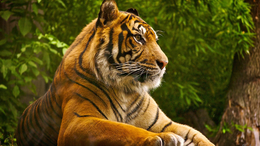
%> input picture tiger.bmp, 260 x 146 px, shrunk from 630 x 354 before the run
$ octave test.m   (GNU Octave 9; MATLAB toolbox functions it lacks are replaced by stand-ins)
%> lines starting %> are read from the running program, lines starting %| are printed output that depends on the picture
### jpeg.m
function [compressionInfo] = jpeg(image, quality, outputFile)
    assert(quality > 0 && quality <= 100, 'Quality parameter must be between 1 and 100.')

    [file, msg] = fopen(outputFile, 'w');
    assert(file ~= -1, msg)

    global bitsWritten;
    global dataWritten;
    bitsWritten = 0;
    dataWritten = 0;

    % conversion from RGB color space to YCbCr color space
    img = rgb2ycbcr(image);
    Y = img(:, :, 1);
    Cb = img(:, :, 2);
    Cr = img(:, :, 3);

    % dividing into blocks
    blockSize = 8;

    Y = fillEdges(Y, 8);
    Cb = fillEdges(Cb, 8);
    Cr = fillEdges(Cr, 8);

    horizontalBlockCount = size(Y, 2) / blockSize;
    verticalBlockCount = size(Y, 1) / blockSize;

    blocksY = mat2cell(Y, repmat(blockSize, [1, verticalBlockCount]), repmat(blockSize, [1, horizontalBlockCount]));
    blocksCb = mat2cell(Cb, repmat(blockSize, [1, verticalBlockCount]), repmat(blockSize, [1, horizontalBlockCount]));
    blocksCr = mat2cell(Cr, repmat(blockSize, [1, verticalBlockCount]), repmat(blockSize, [1, horizontalBlockCount]));

    lumaQMatrix = lumaQuantizationMatrix(quality);
    chromaQMatrix = chromaQuantizationMatrix(quality);

    huffmanEncoder = initHuffmanEncoder();

    compressionInfo.imageSize = size(Y);
    compressionInfo.quality = quality;
    compressionInfo.lumaQMatrix = lumaQMatrix;
    compressionInfo.chromaQMatrix = chromaQMatrix;
    compressionInfo.huffmanEncoder = huffmanEncoder;

    writeJpegHeader(file, compressionInfo);

    previousDC = [0, 0, 0];
    for row = 1 : verticalBlockCount
        for column = 1 : horizontalBlockCount
            blocksY{row, column} = cosineTransform(blocksY{row, column});
            blocksY{row, column} = quantize(blocksY{row, column}, lumaQMatrix);
            blocksY{row, column} = zigzag(blocksY{row, column});
            previousDC(1) = huffmanEncodeAndSave(file, huffmanEncoder, blocksY{row, column}, previousDC(1), 'luma');

            blocksCb{row, column} = cosineTransform(blocksCb{row, column});
            blocksCb{row, column} = quantize(blocksCb{row, column}, chromaQMatrix);
            blocksCb{row, column} = zigzag(blocksCb{row, column});
            previousDC(2) = huffmanEncodeAndSave(file, huffmanEncoder, blocksCb{row, column}, previousDC(2), 'chroma');

            blocksCr{row, column} = cosineTransform(blocksCr{row, column});
            blocksCr{row, column} = quantize(blocksCr{row, column}, chromaQMatrix);
            blocksCr{row, column} = zigzag(blocksCr{row, column});
            previousDC(3) = huffmanEncodeAndSave(file, huffmanEncoder, blocksCr{row, column}, previousDC(3), 'chroma');
        end
    end

    flash(file);

    fwrite(file, hex2dec(['FF'; 'D9'])); % EOI - end of image
    fclose(file);
end

### fillEdges.m
function [filled] = fillEdges(matrix, blockSize)
    % resizes matrix to have size that is an integer multiple of blockSize
    % fills the remaining elements with edge values

    width = size(matrix, 2);
    height = size(matrix, 1);

    missingWidth = blockSize - mod(width, blockSize);
    if missingWidth == blockSize
        missingWidth = 0;
    end
    missingHeight = blockSize - mod(height, blockSize);
    if missingHeight == blockSize
        missingHeight = 0;
    end

    filled = matrix;

    if missingWidth ~= 0
        lastColumn = filled(:, width);
        filled(:, width + 1 : width + missingWidth) = repmat(lastColumn, 1, missingWidth);
    end

    if missingHeight ~= 0
        lastRow = filled(height, :);
        filled(height + 1 : height + missingHeight, :) = repmat(lastRow, missingHeight, 1);
    end

    filled(height + missingHeight, width + missingWidth) = filled(height, width);
end

### lumaQuantizationMatrix.m
function [matrix] = lumaQuantizationMatrix(quality)
    lumaMat = [
        16 11 10 16 24 40 51 61;
        12 12 14 19 26 58 60 55;
        14 13 16 24 40 57 69 56;
        14 17 22 29 51 87 80 62;
        18 22 37 56 68 109 103 77;
        24 35 55 64 81 104 113 92;
        49 64 78 87 103 121 120 101;
        72 92 95 98 112 100 103 99
    ];

    if quality <= 50
        S = 5000 / quality;
    else
        S = 200 - 2*quality;
    end

    matrix = zeros(size(lumaMat));
    for row = 1 : size(matrix, 1)
        for column = 1 : size(matrix, 2)
            matrix(row, column) = max(1, min(floor((lumaMat(row, column) * S + 50)/100), 255));
        end
    end
end

### chromaQuantizationMatrix.m
function [matrix] = chromaQuantizationMatrix(quality)
	chromaMat = [
        17 18 24 47 99 99 99 99;
        18 21 26 66 99 99 99 99;
        24 26 56 99 99 99 99 99;
        47 66 99 99 99 99 99 99;
        99 99 99 99 99 99 99 99;
        99 99 99 99 99 99 99 99;
        99 99 99 99 99 99 99 99;
        99 99 99 99 99 99 99 99
    ];

    if quality <= 50
        S = 5000 / quality;
    else
        S = 200 - 2*quality;
    end

    matrix = zeros(size(chromaMat));
    for row = 1 : size(matrix, 1)
        for column = 1 : size(matrix, 2)
            matrix(row, column) = max(1, uint8(floor((chromaMat(row, column) * S + 50)/100)));
        end
    end
end

### initHuffmanEncoder.m
function [encoder] = initHuffmanEncoder()
    encoder.luminanceDC.numberOfCodeWords = [0 1 5 1 1 1 1 1 1 0 0 0 0 0 0 0];
    encoder.luminanceDC.codeWords = hex2dec([
        '00'; '01'; '02'; '03'; '04'; '05'; '06'; '07'; '08'; '09'; '0A'; '0B'
    ])';
    encoder.chrominanceDC.numberOfCodeWords = [0 3 1 1 1 1 1 1 1 1 1 0 0 0 0 0];
    encoder.chrominanceDC.codeWords = hex2dec([
        '00'; '01'; '02'; '03'; '04'; '05'; '06'; '07'; '08'; '09'; '0A'; '0B'
    ])';

    encoder.luminanceAC.numberOfCodeWords = [0 2 1 3 3 2 4 3 5 5 4 4 0 0 1 125];
    encoder.luminanceAC.codeWords = hex2dec([
        '01'; '02';

        '03';

        '00'; '04'; '11';

        '05'; '12'; '21';

        '31'; '41';

        '06'; '13'; '51'; '61';

        '07'; '22'; '71';

        '14'; '32'; '81'; '91'; 'A1';

        '08'; '23'; '42'; 'B1'; 'C1';

        '15'; '52'; 'D1'; 'F0';

        '24'; '33'; '62'; '72';

        '82';

        '09'; '0A'; '16'; '17'; '18'; '19'; '1A'; '25'; '26'; '27'; '28'; '29'; '2A'; '34';
        '35'; '36'; '37'; '38'; '39'; '3A'; '43'; '44'; '45'; '46'; '47'; '48'; '49'; '4A';
        '53'; '54'; '55'; '56'; '57'; '58'; '59'; '5A'; '63'; '64'; '65'; '66'; '67'; '68';
        '69'; '6A'; '73'; '74'; '75'; '76'; '77'; '78'; '79'; '7A'; '83'; '84'; '85'; '86';
        '87'; '88'; '89'; '8A'; '92'; '93'; '94'; '95'; '96'; '97'; '98'; '99'; '9A'; 'A2';
        'A3'; 'A4'; 'A5'; 'A6'; 'A7'; 'A8'; 'A9'; 'AA'; 'B2'; 'B3'; 'B4'; 'B5'; 'B6'; 'B7';
        'B8'; 'B9'; 'BA'; 'C2'; 'C3'; 'C4'; 'C5'; 'C6'; 'C7'; 'C8'; 'C9'; 'CA'; 'D2'; 'D3';
        'D4'; 'D5'; 'D6'; 'D7'; 'D8'; 'D9'; 'DA'; 'E1'; 'E2'; 'E3'; 'E4'; 'E5'; 'E6'; 'E7';
        'E8'; 'E9'; 'EA'; 'F1'; 'F2'; 'F3'; 'F4'; 'F5'; 'F6'; 'F7'; 'F8'; 'F9'; 'FA'
    ])';

    encoder.chrominanceAC.numberOfCodeWords = [0 2 1 2 4 4 3 4 7 5 4 4 0 1 2 119];
    encoder.chrominanceAC.codeWords = hex2dec([
        '00'; '01';

        '02';

        '03'; '11';

        '04'; '05'; '21'; '31';

        '06'; '12'; '41'; '51';

        '07'; '61'; '71';

        '13'; '22'; '32'; '81';

        '08'; '14'; '42'; '91'; 'A1'; 'B1'; 'C1';

        '09'; '23'; '33'; '52'; 'F0';

        '15'; '62'; '72'; 'D1';

        '0A'; '16'; '24'; '34';

        'E1';

        '25'; 'F1';

        '17'; '18'; '19'; '1A'; '26'; '27'; '28'; '29'; '2A'; '35'; '36'; '37'; '38'; '39';
        '3A'; '43'; '44'; '45'; '46'; '47'; '48'; '49'; '4A'; '53'; '54'; '55'; '56'; '57';
        '58'; '59'; '5A'; '63'; '64'; '65'; '66'; '67'; '68'; '69'; '6A'; '73'; '74'; '75';
        '76'; '77'; '78'; '79'; '7A'; '82'; '83'; '84'; '85'; '86'; '87'; '88'; '89'; '8A';
        '92'; '93'; '94'; '95'; '96'; '97'; '98'; '99'; '9A'; 'A2'; 'A3'; 'A4'; 'A5'; 'A6';
        'A7'; 'A8'; 'A9'; 'AA'; 'B2'; 'B3'; 'B4'; 'B5'; 'B6'; 'B7'; 'B8'; 'B9'; 'BA'; 'C2';
        'C3'; 'C4'; 'C5'; 'C6'; 'C7'; 'C8'; 'C9'; 'CA'; 'D2'; 'D3'; 'D4'; 'D5'; 'D6'; 'D7';
        'D8'; 'D9'; 'DA'; 'E2'; 'E3'; 'E4'; 'E5'; 'E6'; 'E7'; 'E8'; 'E9'; 'EA'; 'F2'; 'F3';
        'F4'; 'F5'; 'F6'; 'F7'; 'F8'; 'F9'; 'FA'
    ])';

	encoder.luminanceDC.codesAndSizes = zeros(length(encoder.luminanceDC.codeWords), 2);
	encoder.chrominanceDC.codesAndSizes = zeros(length(encoder.chrominanceDC.codeWords), 2);
	encoder.luminanceAC.codesAndSizes = zeros(length(encoder.luminanceAC.codeWords), 2);
	encoder.luminanceDC.codesAndSizes = zeros(length(encoder.luminanceDC.codeWords), 2);

    p = 0;
    for l = 1:16
        for i = 1 : encoder.luminanceDC.numberOfCodeWords(l)
            huffsize(p+1) = l;
            p = p + 1;
        end
    end
    huffsize(p+1) = 0;
    lastp = p;

    code = 0;
    si = huffsize(0+1);
    p = 0;
    while huffsize(p+1) ~= 0
        while huffsize(p+1) == si
            huffcode(p+1) = code;
            p = p + 1;
            code = code + 1;
        end
        code  = bitshift(code, 1);
        si = si + 1;
    end

    for p = 0:lastp-1
        index = encoder.luminanceDC.codeWords(p+1)+1;
        encoder.luminanceDC.codesAndSizes(index, :) = [huffcode(p+1), huffsize(p+1)];
    end


    p = 0;
    for l = 1:16
        for i = 1 : encoder.luminanceAC.numberOfCodeWords(l)
            huffsize(p+1) = l;
            p = p + 1;
        end
    end
    huffsize(p+1) = 0;
    lastp = p;

    code = 0;
    si = huffsize(0+1);
    p = 0;
    while huffsize(p+1) ~= 0
        while huffsize(p+1) == si
            huffcode(p+1) = code;
            p = p + 1;
            code = code + 1;
        end
        code  = bitshift(code, 1);
        si = si + 1;
    end

    for p = 0:lastp-1
        index = encoder.luminanceAC.codeWords(p+1)+1;
        encoder.luminanceAC.codesAndSizes(index, :) = [huffcode(p+1), huffsize(p+1)];
    end


    p = 0;
    for l = 1:16
        for i = 1 : encoder.chrominanceDC.numberOfCodeWords(l)
            huffsize(p+1) = l;
            p = p + 1;
        end
    end
    huffsize(p+1) = 0;
    lastp = p;

    code = 0;
    si = huffsize(0+1);
    p = 0;
    while huffsize(p+1) ~= 0
        while huffsize(p+1) == si
            huffcode(p+1) = code;
            p = p + 1;
            code = code + 1;
        end
        code  = bitshift(code, 1);
        si = si + 1;
    end

    for p = 0:lastp-1
        index = encoder.chrominanceDC.codeWords(p+1)+1;
        encoder.chrominanceDC.codesAndSizes(index, :) = [huffcode(p+1), huffsize(p+1)];
    end


    p = 0;
    for l = 1:16
        for i = 1 : encoder.chrominanceAC.numberOfCodeWords(l)
            huffsize(p+1) = l;
            p = p + 1;
        end
    end
    huffsize(p+1) = 0;
    lastp = p;

    code = 0;
    si = huffsize(0+1);
    p = 0;
    while huffsize(p+1) ~= 0
        while huffsize(p+1) == si
            huffcode(p+1) = code;
            p = p + 1;
            code = code + 1;
        end
        code  = bitshift(code, 1);
        si = si + 1;
    end

    for p = 0:lastp-1
        index = encoder.chrominanceAC.codeWords(p+1)+1;
        encoder.chrominanceAC.codesAndSizes(index, :) = [huffcode(p+1), huffsize(p+1)];
    end
end

### zigzag.m
function [z] = zigzag(matrix)
    assert(size(matrix, 1) == size(matrix, 2) && size(matrix, 1) == 8, 'Block size must be 8.')

    zigZagIndices = [
        1 2 9 17 10 3 4 11 ...
        18 25 33 26 19 12 5 6 ...
        13 20 27 34 41 49 42 35 ...
        28 21 14 7 8 15 22 29  ...
        36 43 50 57 58 51 44 37 ...
        30 23 16 24 31 38 45 52 ...
        59 60 53 46 39 32 40 47 ...
        54 61 62 55 48 56 63 64
    ];

    array = reshape(matrix', 1, 8*8);
    z = array(zigZagIndices);
end

### writeJpegHeader.m
function [] = writeJpegHeader(file, compressionInfo)
    fwrite(file, hex2dec(['FF'; 'D8'])); % SOI - start of image

    % JFIF segment
    fwrite(file, hex2dec(['FF'; 'E0'])); % JFIF segment marker
    fwrite(file, hex2dec(['00'; '10'])); % JFIF segment size
    fwrite(file, ['J'; 'F'; 'I'; 'F']);
    fwrite(file, hex2dec('00'));
    fwrite(file, hex2dec('01')); % major revision number
    fwrite(file, hex2dec('00')); % minor revision number
    fwrite(file, hex2dec('00')); % no units for x/y densities
    fwrite(file, hex2dec(['00'; '01']));
    fwrite(file, hex2dec(['00'; '01']));
    fwrite(file, hex2dec(['00'; '00']));

    % DQT segment
    fwrite(file, hex2dec(['FF'; 'DB'])); % DQT segment marker
    fwrite(file, hex2dec(['00'; '84'])); % DQT segment size

    fwrite(file, hex2dec('00')); % luminance QT
    fwrite(file, zigzag(compressionInfo.lumaQMatrix));

    fwrite(file, hex2dec('01')); % chrominance QT
    fwrite(file, zigzag(compressionInfo.chromaQMatrix));

    % SOF - start of frame segment
    fwrite(file, hex2dec(['FF'; 'C0'])); % SOF marker
    fwrite(file, hex2dec(['00'; '11']));
    fwrite(file, hex2dec('08')); % bits per sample
    h = compressionInfo.imageSize(1);
    w = compressionInfo.imageSize(2);
    fwrite(file, [bitand(bitshift(h, -8), hex2dec('FF')), bitand(h, hex2dec('FF'))]); % height of image (2 bytes)
    fwrite(file, [bitand(bitshift(w, -8), hex2dec('FF')), bitand(w, hex2dec('FF'))]); % width of image (2 bytes)
    fwrite(file, hex2dec('03')); % number of components (Y, Cb, Cr)
    fwrite(file, hex2dec(['01'; '11'; '00'])); % Y (id, sampling factors, QT number)
    fwrite(file, hex2dec(['02'; '11'; '01'])); % Cb
    fwrite(file, hex2dec(['03'; '11'; '01'])); % Cr

    % DHT segment
    fwrite(file, hex2dec(['FF'; 'C4'])); % DHT segment marker
    fwrite(file, hex2dec(['01'; 'A2'])); % DHT segment size

    fwrite(file, hex2dec('00')); % DC luminance table
    fwrite(file, compressionInfo.huffmanEncoder.luminanceDC.numberOfCodeWords);
    fwrite(file, compressionInfo.huffmanEncoder.luminanceDC.codeWords);

    fwrite(file, hex2dec('10')); % AC luminance table
    fwrite(file, compressionInfo.huffmanEncoder.luminanceAC.numberOfCodeWords);
    fwrite(file, compressionInfo.huffmanEncoder.luminanceAC.codeWords);

    fwrite(file, hex2dec('01')); % DC chrominance table
    fwrite(file, compressionInfo.huffmanEncoder.chrominanceDC.numberOfCodeWords);
    fwrite(file, compressionInfo.huffmanEncoder.chrominanceDC.codeWords);

    fwrite(file, hex2dec('11')); % AC chrominance table
    fwrite(file, compressionInfo.huffmanEncoder.chrominanceAC.numberOfCodeWords);
    fwrite(file, compressionInfo.huffmanEncoder.chrominanceAC.codeWords);

    % SOS - start of scan segment
    fwrite(file, hex2dec(['FF'; 'DA'])); % SOS marker
    fwrite(file, hex2dec(['00'; '0C']));
    fwrite(file, hex2dec('03'));
    fwrite(file, hex2dec(['01'; '00'])); % Y (id, HT number)
    fwrite(file, hex2dec(['02'; '11'])); % Cb
    fwrite(file, hex2dec(['03'; '11'])); % Cr
    fwrite(file, hex2dec(['00'; '3F'; '00']));
end

### flash.m
function [] = flash(file)
    global bitsWritten;
    global dataWritten;

    data = dataWritten;
    bits = bitsWritten;
    while bits >= 8
        c = bitand(bitshift(data, -16), hex2dec('FF'));
        fwrite(file, c);

        if c == hex2dec('FF')
            fwrite(file, 0);
        end
        data = bitshift(data, 8);
        bits = bits - 8;
    end
    if bits > 0
        c = bitand(bitshift(data, -16), hex2dec('FF'));
        fwrite(file, c);
    end
    fwrite(file, []);
end

### test.m
filename = 'tiger.bmp';
outputFileName = 'output.jpg';
imfinfo(filename)
img = imread(filename);
%> img is the input picture: size 146x260x3 uint8; mean R, G, B 91.6, 78.2, 24.2

quality = 50;

compressionInfo = jpeg(img, quality, outputFileName);
%> in jpeg, `img = rgb2ycbcr(image);`: img: size 146x260x3 uint8; mean of channels 1, 2, 3 81.3, 102.3, 137.7
%> in jpeg, `Y = img(:, :, 1);`:
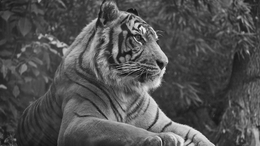
%> Y: size 146x260 uint8; min 16, max 235, mean 81.3
%> in jpeg, `Cr = img(:, :, 3);`:
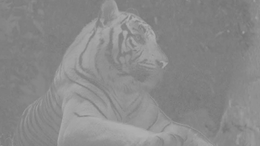
%> Cr: size 146x260 uint8; min 115, max 176, mean 137.7
%> in fillEdges, `lastColumn = filled(:, width);`: lastColumn = 146 values, max 168 at index 146, min 39 at index 127, mean 80.15
%> in fillEdges, `lastRow = filled(height, :);`: lastRow = 264 values, max 224 at index 182, min 20 at index 57, mean 72.25
%> in fillEdges, `filled(height + 1 : height + missingHeight, :) = repmat(lastRow, missi..`:
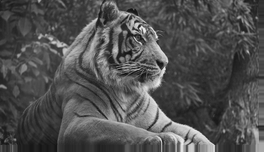
%> filled: size 152x264 uint8; min 16, max 235, mean 81
%> call 2 of fillEdges, with blockSize = 8
%> in fillEdges (call 2), `lastColumn = filled(:, width);`: lastColumn = 146 values, max 122 at index 143, min 104 at index 30, mean 110.3
%> in fillEdges (call 2), `filled(:, width + 1 : width + missingWidth) = repmat(lastColumn, 1, mi..`:
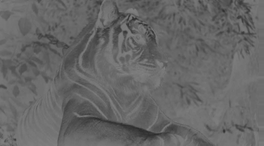
%> filled: size 146x264 uint8; min 45, max 129, mean 102.4
%> in fillEdges (call 2), `lastRow = filled(height, :);`: lastRow = 264 values, max 127 at index 57, min 81 at index 207, mean 111.8
%> in fillEdges (call 2), `filled(height + 1 : height + missingHeight, :) = repmat(lastRow, missi..`:
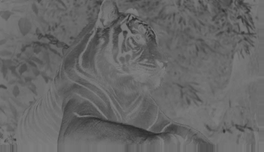
%> filled: size 152x264 uint8; min 45, max 129, mean 102.8
%> call 3 of fillEdges, with blockSize = 8
%> in fillEdges (call 3), `lastColumn = filled(:, width);`: lastColumn = 146 values, max 151 at index 132, min 136 at index 16, mean 142.7
%> in fillEdges (call 3), `lastRow = filled(height, :);`: lastRow = 264 values, max 164 at index 208, min 124 at index 8, mean 141.2
%> in fillEdges (call 3), `filled(height + 1 : height + missingHeight, :) = repmat(lastRow, missi..`:
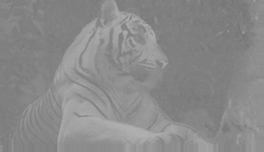
%> filled: size 152x264 uint8; min 115, max 176, mean 137.9
%> in jpeg, `blocksY = mat2cell(Y, repmat(blockSize, [1, verticalBlockCount]), repm..`: blocksY = 627 items
%> after the loop in jpeg, `for row = 1 : verticalBlockCount`: previousDC = [19 -4 8]
%> compressionInfo = {imageSize [152 264], quality 50}
imfinfo(outputFileName)
compressedImage = imread(outputFileName);
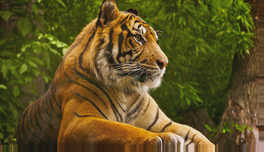
%> compressedImage: size 152x264x3 uint8; mean R, G, B 94.9, 82.5, 36.3

figure()
subplot(1, 2, 1)
imshow(img)
subplot(1, 2, 2)
imshow(compressedImage)
